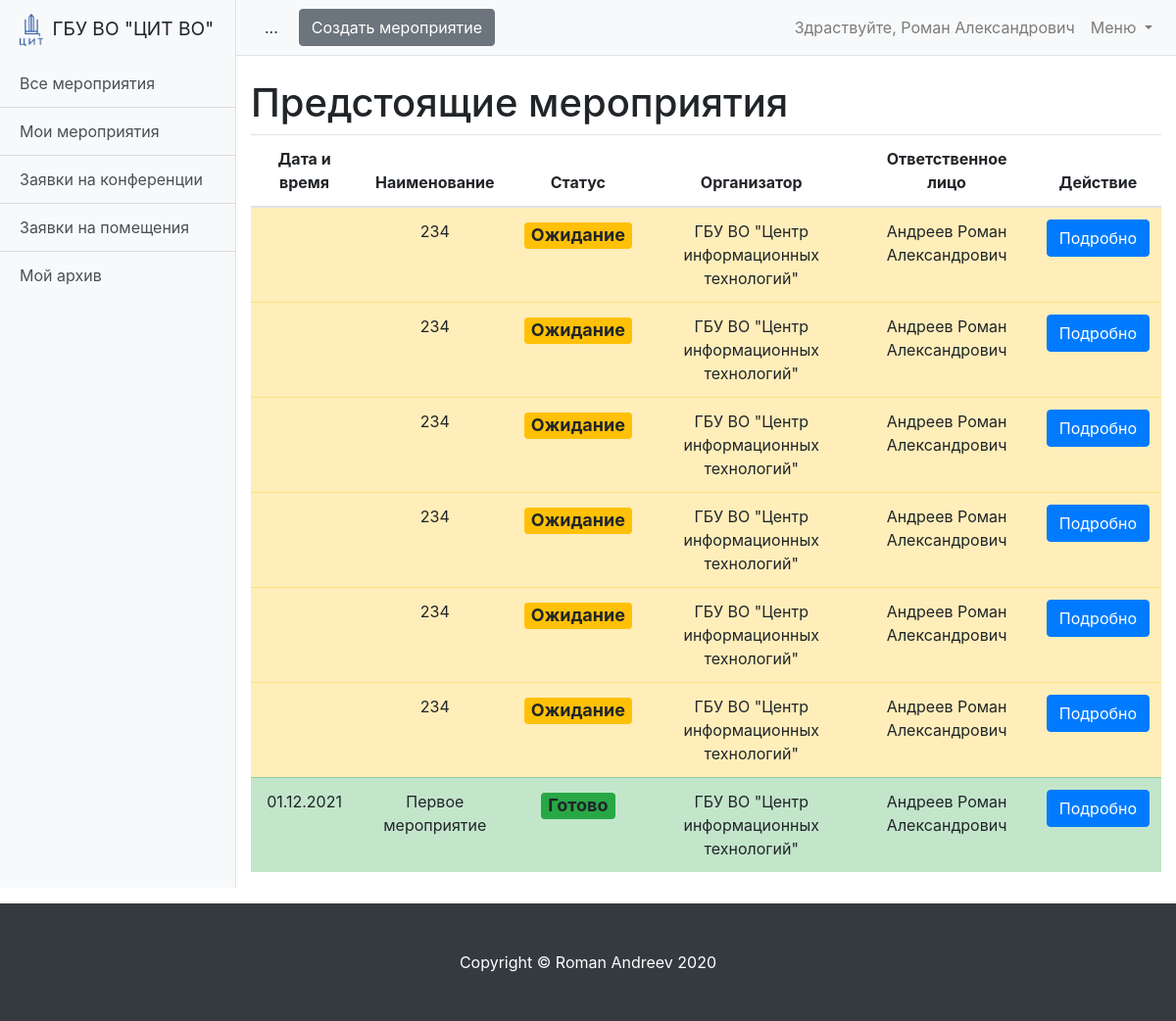
The page /schedule/event-list/ (signed in) on the database its author committed.
### schedule/models.py (models this page shows, shortened)
class User(AbstractUser):
    is_operator = models.BooleanField(default=False, verbose_name='Опертор')
    is_assistant = models.BooleanField(default=False, verbose_name='Ассистент')
    organization = models.ForeignKey('Organization', verbose_name='Организация', on_delete=models.SET_NULL,
                                     null=True, blank=True)
    subscribe_mail = models.BooleanField(verbose_name='Подписка на почтовую рассылку', default=False)
    telegram = models.CharField(max_length=10, verbose_name='Телеграм чат-id', null=True, blank=True)
    subscribe_telegram = models.BooleanField(verbose_name='Подписка на рассылку в телеграм', default=False)
    phone = models.CharField(max_length=100, verbose_name='Телефон', null=True, blank=True)
    def __str__(self):
        return f'{self.last_name} {self.first_name}'

class Event(models.Model):
    MESSAGES = {
        'create': 'Мероприятие создано!',
        'update': 'Мероприятие изменено!',
        'delete': 'Мероприятие удалено!'
    }
    STATUS_DRAFT = 'draft'
    STATUS_WAIT = 'wait'
    STATUS_READY = 'ready'
    STATUS_REJECTION = 'rejection'
    STATUS_COMPLETED = 'completed'
    STATUS_CHOICES = (
        (STATUS_DRAFT, 'Черновик'),
        (STATUS_WAIT, 'Ожидание'),
        (STATUS_READY, 'Готово'),
        (STATUS_REJECTION, 'Отказ'),
        (STATUS_COMPLETED, 'Окончено')
    )
    name = models.CharField(max_length=255, verbose_name='Название мероприятия')
    description = models.TextField(verbose_name='Описание')
    organization = models.ForeignKey('Organization', verbose_name='Организация', on_delete=models.CASCADE)  # Возможно избыточно
    owner = models.ForeignKey('User', verbose_name='Владелец', on_delete=models.CASCADE)
    date_start = models.DateField(verbose_name='Дата начала мероприятия', null=True, blank=True)
    date_end = models.DateField(verbose_name='Дата окончания мероприятия', null=True, blank=True)
    created_at = models.DateTimeField(auto_now=True)
    status = models.CharField(
        max_length=100,
        verbose_name='Статус мероприятия',
        choices=STATUS_CHOICES,
        default=STATUS_DRAFT
    )
    def get_absolute_url(self):
        return reverse('event_detail', kwargs={'pk': self.pk})
    class Meta:
        ordering = ['date_start']
        verbose_name = 'Мероприятие'
        verbose_name_plural = 'Мероприятия'

class Organization(models.Model):
    name = models.CharField(max_length=255, verbose_name='Название организации')
    room = models.ManyToManyField('Room', verbose_name='Доступные помещения', related_name='related_room')
    created_at = models.DateTimeField(auto_now=True)
    def __str__(self):
        return self.name
    class Meta:
        ordering = ['name']
        verbose_name = 'Организация'
        verbose_name_plural = 'Организации'

### schedule/views/event.py (the view)
# urls.py: path('event-list/', EventsListView.as_view(), name='event_list'),
class EventsListView(LoginRequiredMixin, HelpMixin, ListView):
    model = Event
    paginate_by = 7
    def get_queryset(self):
        queryset = super().get_queryset()
        set_status_completed(queryset)
        return queryset.filter(status__in=('wait', 'ready'))

### schedule/services.py (called while the page is built)
def set_status_completed(queryset):
    if queryset.model == Event:
        completed_list = queryset.filter(date_start__lt=today, status__in=['wait', 'ready', 'rejection'])
        if completed_list:
            conference = Conference.objects.filter(event__in=completed_list, date__lt=today)
            booking = Booking.objects.filter(event__in=completed_list, date__lt=today)
            conference.update(status='completed')
            booking.update(status='completed')
            completed_list.filter(date_end__lt=today).update(status='completed')
    if queryset.model in [Conference, Booking]:
        completed_list = queryset.filter(date__lt=today, status__in=['wait', 'ready', 'rejection'])
        if completed_list:
            completed_list.update(status='completed')

### schedule/templatetags/custom_filter.py (called while the page is built)
@register.filter
def get_postfix(status):
    return status_postfix_css_class.get(status)

### schedule/views/mixins.py (called while the page is built)
    def get_url_pattern(self):
        print(dir(self.request))
        print(self.request.path.strip())
        url_parts = re.sub(r'\d+', '*.*', self.request.path)
        print(url_parts)
        return re.sub(r'\d+', '*.*', self.request.path) + ';'

    def get_context_data(self, **kwargs):
        context = super().get_context_data(**kwargs)
        context['help'] = Page.objects.filter(urls__icontains=self.get_url_pattern()).first()
        return context

### schedule/templates/schedule/event_list.html (shortened to what this page needs)
{% extends 'schedule/base.html' %}
{% load custom_filter %}
{% block content %}
<h1 class="mt-4">{% block title %}Предстоящие мероприятия{% endblock title %}</h1>
<table class="table text-center table-hover">
  <thead>
  <tr>
    <th scope="col">Дата и время</th>
    <th scope="col">Наименование</th>
    <th scope="col">Статус</th>
    <th scope="col">Организатор</th>
    <th scope="col">Ответственное лицо</th>
    <th scope="col">Действие</th>
  </tr>
  </thead>
  <tbody>
  {% for event in page_obj %}
  <tr class="table-{{ event.status|get_postfix }}">
    <td>
      {% if event.date_start == event.date_end %}{{ event.date_start|date:"d.m.Y" }}
      {% else %}{{ event.date_start|date:"d.m" }}-{{ event.date_end|date:"d.m.Y" }}
      {% endif %}
    </td>
    <td>{{ event.name }}</td>
    <td>
      <h4><span class="badge bg-{{ event.status|get_postfix }}">{{ event.get_status_display  }}</span></h4>
    </td>
    <td>{{ event.organization }}</td>
    <td>{{ event.owner }}</td>
    <td><a href="{{ event.get_absolute_url }}" type="button" class="btn btn-primary">Подробно</a></td>
  </tr>
  {% endfor %}
  </tbody>
</table>
{% endblock content %}

### templates/base.html (shortened to what this page needs)
<!DOCTYPE html>
<html lang="en">
{% load static %}
<head>
    <link href="{% static 'vendor/bootstrap/css/bootstrap.min.css' %}" rel="stylesheet">
    <link href=" {% static 'css/simple-sidebar.css' %}" rel="stylesheet">
</head>
<body>
<div class="d-flex" id="wrapper">
    {% block sidebar %}
    <div class="bg-light border-right" id="sidebar-wrapper">
        <div class="sidebar-heading">
            <img src="{% static 'image.png' %}" width="24" class="img-fluid mr-1" alt="...">
            ГБУ ВО "ЦИТ ВО"
        </div>
        <div class="list-group list-group-flush">
            {% block sidebar_link %}
            <a href="{% url 'event_list' %}" class="list-group-item list-group-item-action bg-light">Все мероприятия</a>
            <a href="{% url 'my_event_list' %}" class="list-group-item list-group-item-action bg-light">Мои мероприятия</a>
            {% if request.user.is_operator %}
            <a href="{% url 'conference_list' %}" class="list-group-item list-group-item-action bg-light">Заявки на конференции</a>
            {% endif %}
            {% if request.user.is_assistant %}
            <a href="{% url 'booking_list' %}" class="list-group-item list-group-item-action bg-light">Заявки на помещения</a>
            {% endif %}
            <a href="{% url 'event_archive' %}" class="list-group-item list-group-item-action bg-light">Мой архив</a>
            {% endblock sidebar_link %}
        </div>
    </div>
    <div id="page-content-wrapper">
        <nav class="navbar navbar-expand-lg navbar-light bg-light border-bottom">
            <button class="btn btn-light" id="menu-toggle">...</button>
            {% block bottom_nav %}{% endblock bottom_nav %}
            {% endblock sidebar %}
            <div class="collapse navbar-collapse" id="navbarSupportedContent">
                <ul class="navbar-nav ml-auto mt-2 mt-lg-0">
                    <li class="nav-item">
                        {% if request.user.is_authenticated %}
                        <a class="nav-link" href="{% url 'settings' %}">Здраствуйте, {{ request.user.first_name }}</a>
                        {% endif %}
                    </li>
                    <li class="nav-item dropdown">
                        <a class="nav-link dropdown-toggle" href="#" id="navbarDropdown" role="button" data-toggle="dropdown" aria-haspopup="true" aria-expanded="false">
                            Меню
                        </a>
                    </li>
                </ul>
            </div>
        </nav>
        <div class="container-fluid">
            <div >
                {% block content %}
                {% endblock content %}
            </div>
        </div>
    </div>
</div>
<footer class="py-5 bg-dark mt-3">
  <div class="container">
    <p class="m-0 text-center text-white">Copyright &copy; Roman Andreev 2020</p>
  </div>
</footer>
</body>
</html>

### static_dev/css/simple-sidebar.css (style rules this page uses)
#wrapper { overflow-x: hidden; }
#sidebar-wrapper { min-height: 100vh; margin-left: -15rem; -webkit-transition: margin .25s ease-out; -moz-transition: margin .25s ease-out; -o-transition: margin .25s ease-out; transition: margin .25s ease-out; }
#sidebar-wrapper .sidebar-heading { padding: 0.875rem 1.25rem; font-size: 1.2rem; }
#sidebar-wrapper .list-group { width: 15rem; }
#page-content-wrapper { min-width: 100vw; }
@media (min-width: 768px) { #sidebar-wrapper { margin-left: 0; } }
@media (min-width: 768px) { #page-content-wrapper { min-width: 0; width: 100%; } }

### rows shown on the page
User: user.first_name "Роман Александрович"
Event: name "234", status "Ожидание", organization "ГБУ ВО \"Центр информационных технологий\"", owner "Андреев Роман Александрович"
Event: name "234", status "Ожидание", organization "ГБУ ВО \"Центр информационных технологий\"", owner "Андреев Роман Александрович"
Event: name "234", status "Ожидание", organization "ГБУ ВО \"Центр информационных технологий\"", owner "Андреев Роман Александрович"
Event: name "234", status "Ожидание", organization "ГБУ ВО \"Центр информационных технологий\"", owner "Андреев Роман Александрович"
Event: name "234", status "Ожидание", organization "ГБУ ВО \"Центр информационных технологий\"", owner "Андреев Роман Александрович"
Event: name "234", status "Ожидание", organization "ГБУ ВО \"Центр информационных технологий\"", owner "Андреев Роман Александрович"
Event: date_start "01.12.2021", name "Первое мероприятие", status "Готово", organization "ГБУ ВО \"Центр информационных технологий\"", owner "Андреев Роман Александрович"
